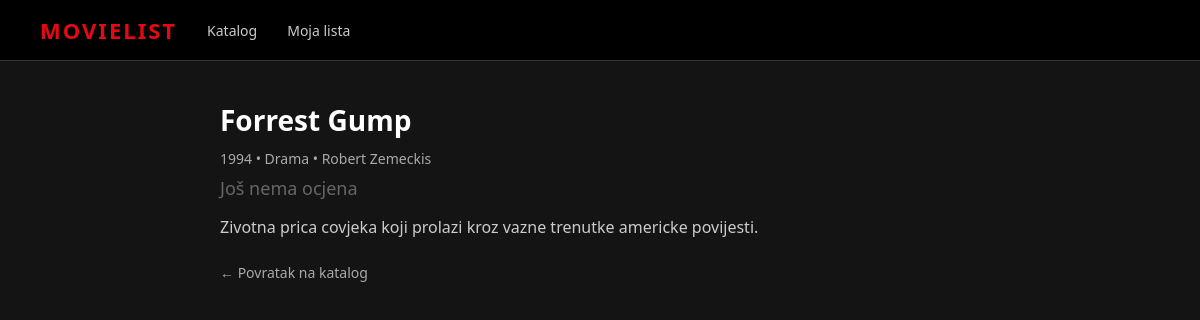
The page /index.php?page=movie&id=5 on the database its author committed.
### tables this page shows
CREATE TABLE movies (
    id INT UNSIGNED AUTO_INCREMENT PRIMARY KEY,
    title VARCHAR(255) NOT NULL,
    director VARCHAR(150) NOT NULL,
    release_year SMALLINT UNSIGNED NOT NULL,
    genre VARCHAR(100) NOT NULL,
    description TEXT NULL,
    added_by_user_id INT UNSIGNED NULL,
    CONSTRAINT fk_movies_added_by_user
        FOREIGN KEY (added_by_user_id) REFERENCES users(id)
        ON UPDATE CASCADE
        ON DELETE SET NULL,
    CONSTRAINT chk_movies_release_year
        CHECK (release_year BETWEEN 1888 AND 2100)
);

### controllers/MovieController.php (called while the page is built, shortened)
<?php
require_once __DIR__ . '/../models/MovieModel.php';
class MovieController
{
    private MovieModel $movieModel;
    public function __construct()
    {
        $this->movieModel = new MovieModel();
    }
    public function show(int $id): void
    {
        $movie = $this->movieModel->findById($id);
        require __DIR__ . '/../views/movies/show.php';
    }
}

### config/database.php (called while the page is built)
<?php
class Database
{
    private static ?PDO $connection = null;
    public static function getConnection(): PDO
    {
        if (self::$connection === null) {
            $host = 'localhost';
            $db   = 'movielist_nrwa';
            $user = 'root';
            $pass = '';
            $charset = 'utf8mb4';
            $dsn = "mysql:host={$host};dbname={$db};charset={$charset}";
            $options = [
                PDO::ATTR_ERRMODE            => PDO::ERRMODE_EXCEPTION,
                PDO::ATTR_DEFAULT_FETCH_MODE => PDO::FETCH_ASSOC,
                PDO::ATTR_EMULATE_PREPARES   => false,
            ];
            self::$connection = new PDO($dsn, $user, $pass, $options);
        }
        return self::$connection;
    }
}

### models/MovieModel.php (called while the page is built, shortened)
<?php
require_once __DIR__ . '/../config/database.php';
class MovieModel
{
    private PDO $db;
    public function __construct()
    {
        $this->db = Database::getConnection();
    }
    public function findById(int $id): ?array
    {
        $sql = "SELECT m.*, ROUND(AVG(um.rating), 1) AS avg_rating, COUNT(um.rating) AS rating_count
                FROM movies m
                LEFT JOIN user_movies um ON um.movie_id = m.id
                WHERE m.id = ?
                GROUP BY m.id";
        $stmt = $this->db->prepare($sql);
        $stmt->execute([$id]);
        $movie = $stmt->fetch();
        return $movie ?: null;
    }
}

### views/movies/show.php (the view, shortened to what this page needs)
<!DOCTYPE html>
<html lang="hr">
<head>
</head>
<body>
    <nav>
        <span class="logo">MOVIELIST</span>
        <a href="index.php">Katalog</a>
        <a href="index.php?page=my-list">Moja lista</a>
    </nav>
    <div class="container">
        <div class="movie-header">
            <div class="movie-info">
                <h1><?= htmlspecialchars($movie['title']) ?></h1>
                <div class="meta"><?= (int) $movie['release_year'] ?> &bull; <?= htmlspecialchars($movie['genre']) ?> &bull; <?= htmlspecialchars($movie['director']) ?></div>
                <div class="rating">
                    <?php if ($movie['rating_count'] > 0): ?>
                        ★ <?= htmlspecialchars((string) $movie['avg_rating']) ?> / 5
                        <span style="color:#aaa; font-size:14px;">(<?= (int) $movie['rating_count'] ?> ocjena)</span>
                    <?php else: ?>
                        <span style="color:#666;">Još nema ocjena</span>
                    <?php endif; ?>
                </div>
                <div class="description"><?= htmlspecialchars($movie['description'] ?? '') ?></div>
                <a href="index.php" class="back">&larr; Povratak na katalog</a>
            </div>
        </div>
    </div>
</body>
</html>

### views/movies/show.php (style rules this page uses)
* { margin: 0; padding: 0; box-sizing: border-box; }
body { font-family: 'Segoe UI', sans-serif; background: #141414; color: #fff; min-height: 100vh; }
nav { background: #000; padding: 15px 40px; display: flex; align-items: center; gap: 30px; border-bottom: 1px solid #333; }
nav .logo { font-size: 22px; font-weight: bold; color: #e50914; letter-spacing: 2px; }
nav a { color: #ccc; text-decoration: none; font-size: 14px; }
.container { max-width: 800px; margin: 0 auto; padding: 40px 20px; }
.movie-header { display: flex; gap: 30px; margin-bottom: 30px; }
.movie-info h1 { font-size: 28px; margin-bottom: 10px; }
.meta { color: #aaa; font-size: 14px; margin-bottom: 8px; }
.rating { color: #f5c518; font-size: 18px; margin-bottom: 15px; }
.description { color: #ccc; line-height: 1.6; margin-bottom: 20px; }
.back { color: #aaa; text-decoration: none; font-size: 14px; }

### rows shown on the page
movies: title "Forrest Gump", release_year "1994", genre "Drama", director "Robert Zemeckis", description "Zivotna prica covjeka koji prolazi kroz vazne trenutke americke povijesti."
